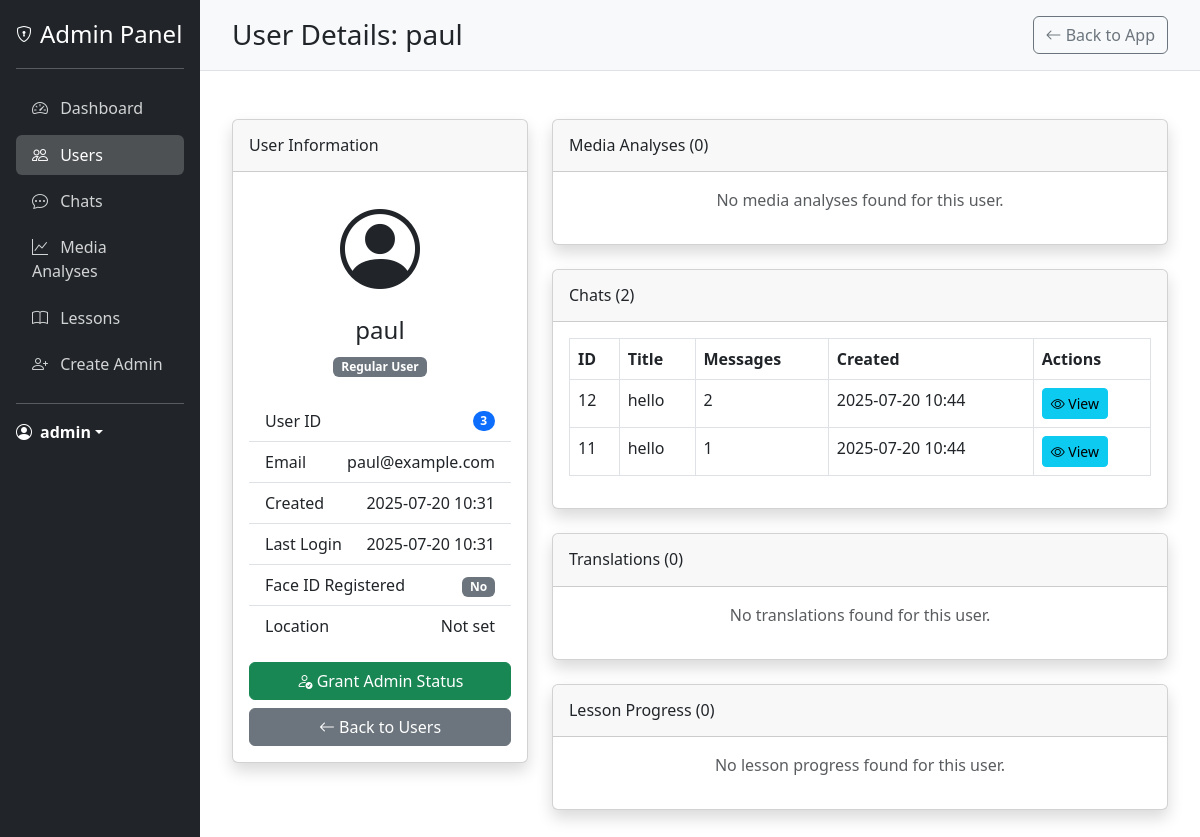
Page /admin/user/3 (signed in) on the earlier database version.
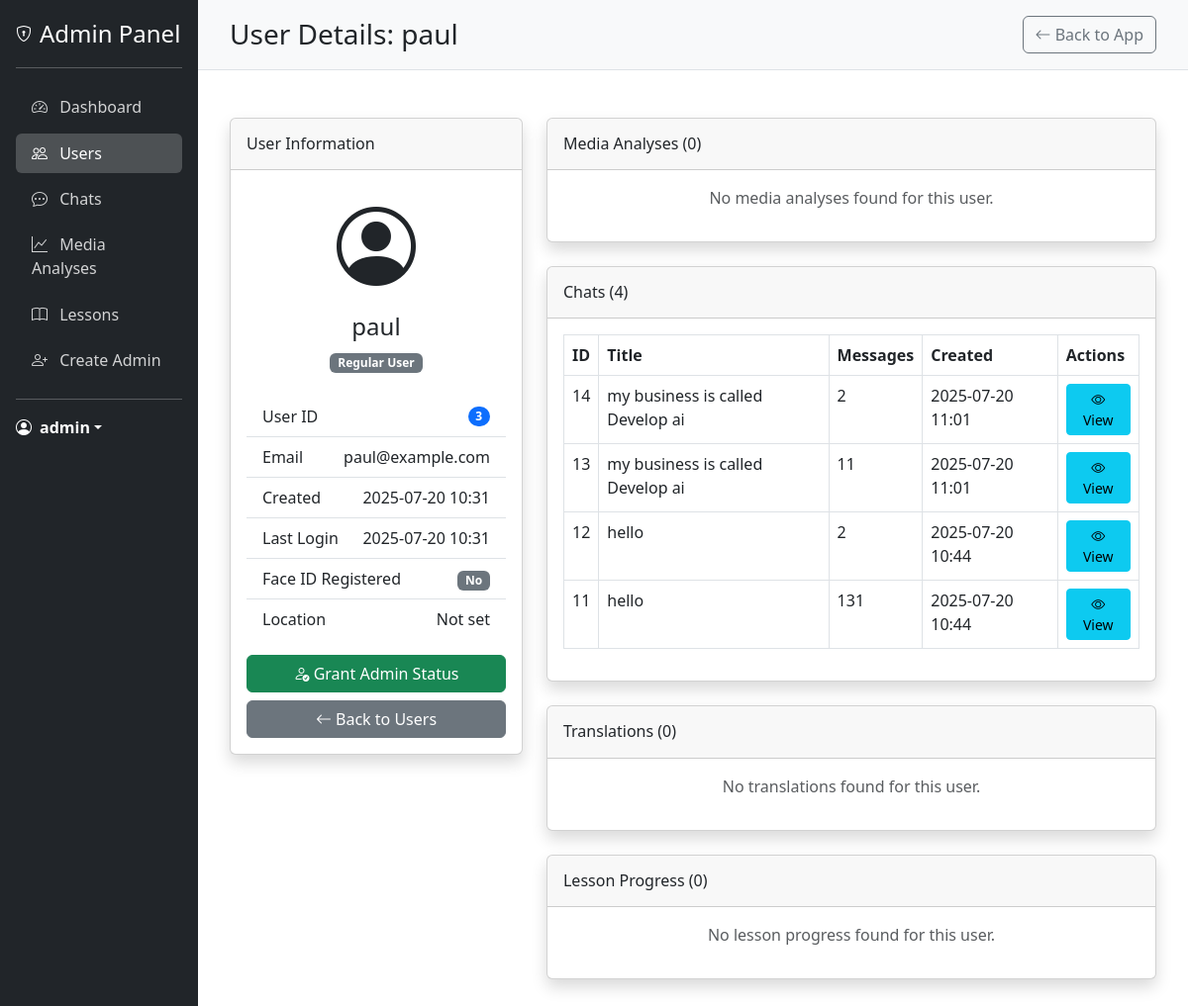
Same page on the later database version.
### models.py (models this page shows, shortened)
class Chat(db.Model):
    __tablename__ = 'chats'
    id = db.Column(db.Integer, primary_key=True)
    user_id = db.Column(db.Integer, db.ForeignKey('users.id'), nullable=True)
    created_at = db.Column(db.DateTime, default=datetime.utcnow)
    updated_at = db.Column(db.DateTime, default=datetime.utcnow, onupdate=datetime.utcnow)
    title = db.Column(db.String(255), nullable=True)  # Optional title based on content
    fact_sheet = db.Column(db.Text, nullable=True)  # Stores extracted company info
    strategies = db.Column(db.Text, nullable=True)  # Stores generated strategies
    messages = relationship("Message", back_populates="chat", cascade="all, delete-orphan")

### app.py (the view)
@app.route('/admin/user/<int:user_id>')
@login_required
@admin_required
def admin_user_detail(user_id):
    user = User.query.get_or_404(user_id)
    analyses = MediaAnalysis.query.filter_by(user_id=user_id).order_by(MediaAnalysis.created_at.desc()).all()
    chats = Chat.query.filter_by(user_id=user_id).order_by(Chat.created_at.desc()).all()
    lesson_progress = UserLesson.query.filter_by(user_id=user_id).all()
    translations = Translation.query.filter_by(user_id=user_id).order_by(Translation.created_at.desc()).all()
    return render_template(
        'admin/user_detail.html',
        user=user,
        analyses=analyses,
        chats=chats,
        lesson_progress=lesson_progress,
        translations=translations
    )

### app.py (called while the page is built)
@login_manager.user_loader
def load_user(user_id):
    return User.query.get(int(user_id))

def admin_required(f):
    @wraps(f)
    def decorated_function(*args, **kwargs):
        if not current_user.is_authenticated:
            flash('You need to login first.', 'danger')
            return redirect(url_for('login'))
        if not hasattr(current_user, 'is_admin') or not current_user.is_admin:
            flash('You need admin privileges to access this page.', 'danger')
            return redirect(url_for('landing_page1'))
        return f(*args, **kwargs)
    return decorated_function

### templates/admin/user_detail.html (shortened to what the changed rows need)
{% extends "admin/base_admin.html" %}
{% block header %}User Details: {{ user.username }}{% endblock %}
{% block content %}
<div class="row">
    <div class="col-lg-8">
        <div class="card shadow mb-4">
            <div class="card-header py-3">
                <h6 class="m-0 font-weight-bold">Chats ({{ chats|length }})</h6>
            </div>
            <div class="card-body">
                {% if chats %}
                <div class="table-responsive">
                    <table class="table table-bordered" width="100%" cellspacing="0">
                        <thead>
                            <tr>
                                <th>ID</th>
                                <th>Title</th>
                                <th>Messages</th>
                                <th>Created</th>
                                <th>Actions</th>
                            </tr>
                        </thead>
                        <tbody>
                            {% for chat in chats %}
                            <tr>
                                <td>{{ chat.id }}</td>
                                <td>{{ chat.title or 'Untitled Chat' }}</td>
                                <td>{{ chat.messages|length }}</td>
                                <td>{{ chat.created_at.strftime('%Y-%m-%d %H:%M') }}</td>
                                <td>
                                    <a href="{{ url_for('admin_chat_detail', chat_id=chat.id) }}" class="btn btn-sm btn-info">
                                        <i class="bi bi-eye"></i> View
                                    </a>
                                </td>
                            </tr>
                            {% endfor %}
                        </tbody>
                    </table>
                </div>
                {% else %}
                <p class="text-center text-muted">No chats found for this user.</p>
                {% endif %}
            </div>
        </div>
    </div>
</div>
{% endblock %}

Differences in the rows shown:
added Chat: id "14", title "my business is called Develop ai", messages|length "2", created_at "2025-07-20 11:01"
added Chat: id "13", title "my business is called Develop ai", messages|length "11", created_at "2025-07-20 11:01"
computed for Chat id 11: messages|length "1" → "131"
Other differences:
{{ chats|length }}: "2" → "4"
